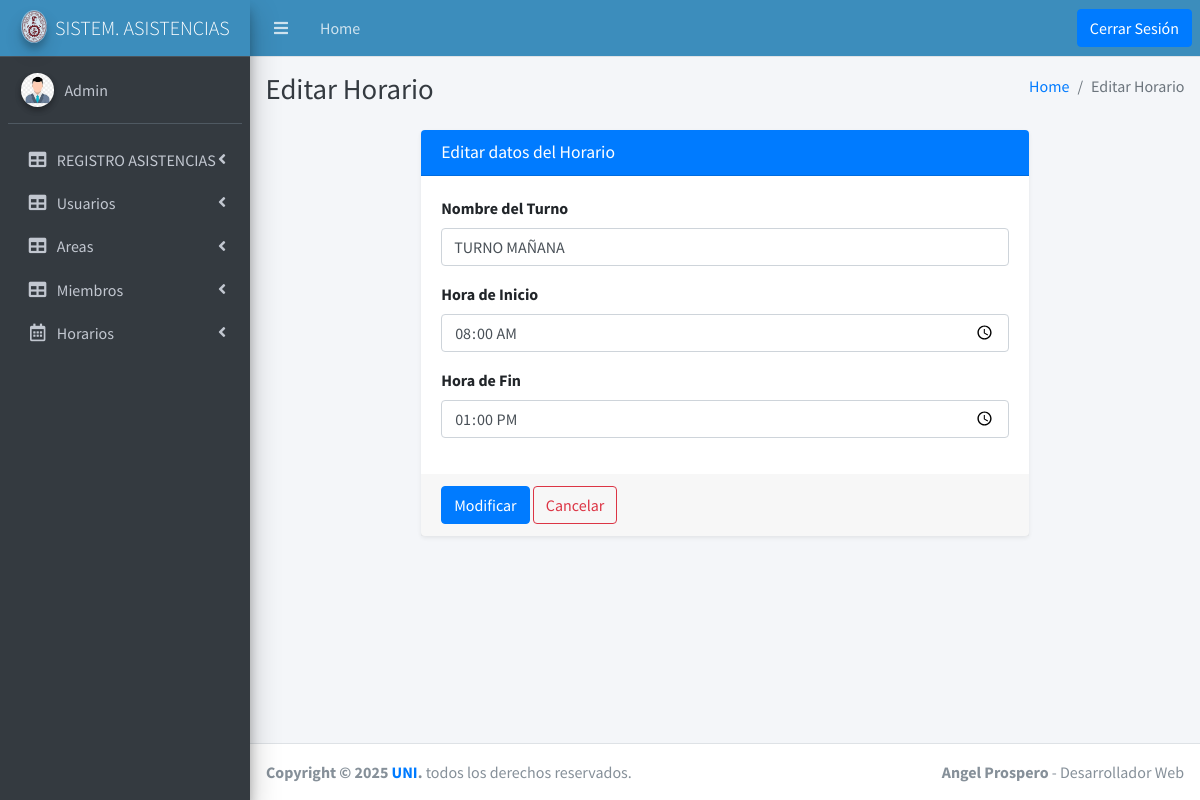
The page /edit_horario.php?id=1 (signed in) on the database its author committed.
### tables this page shows
CREATE TABLE TURNO (
  id_turno INT(11) NOT NULL AUTO_INCREMENT,
  nombre VARCHAR(100) DEFAULT NULL,
  hora_inicio TIME,
  hora_fin TIME,
  PRIMARY KEY (id_turno)
);

### edit_horario.php (the view, shortened to what this page needs)
<?php include './header.php'; ?>
<?php
$id = $_GET['id'];
$sql = "SELECT * FROM TURNO WHERE id_turno='$id'";
$result = mysqli_query($cn, $sql);
$turno = mysqli_fetch_array($result);
?>
<div class="content-wrapper">
    <div class="content-header">
        <div class="container-fluid">
            <div class="row mb-2">
                <div class="col-sm-6">
                    <h1 class="m-0 text-dark">Editar Horario</h1>
                </div>
                <div class="col-sm-6">
                    <ol class="breadcrumb float-sm-right">
                        <li class="breadcrumb-item"><a href="#">Home</a></li>
                        <li class="breadcrumb-item active">Editar Horario</li>
                    </ol>
                </div>
            </div>
        </div>
    </div>
    <div class="content">
        <div class="container-fluid">
            <div class="row justify-content-center">
                <div class="col-md-8">
                    <div class="card shadow-sm">
                        <div class="card-header bg-primary text-white">
                            <h3 class="card-title">Editar datos del Horario</h3>
                        </div>
                        <form role="form" method="GET" action="" onsubmit="return validarFormulario()">
                            <div class="card-body">
                                <div class="form-group">
                                    <label for="nombre">Nombre del Turno</label>
                                    <input type="text" name="nombre" class="form-control" id="nombre" placeholder="Ingresar nombre del turno" value="<?php echo $turno['nombre'] ?>" required>
                                </div>
                                <div class="form-group">
                                    <label for="hora_inicio">Hora de Inicio</label>
                                    <input type="time" class="form-control" name="hora_inicio" id="hora_inicio" value="<?php echo $turno['hora_inicio'] ?>" required>
                                </div>
                                <div class="form-group">
                                    <label for="hora_fin">Hora de Fin</label>
                                    <input type="time" class="form-control" name="hora_fin" id="hora_fin" value="<?php echo $turno['hora_fin'] ?>" required>
                                </div>
                            </div>
                            <div class="card-footer">
                                <button type="submit" name="modificar" class="btn btn-primary">Modificar</button>
                                <a href="horario.php" class="btn btn-outline-danger">Cancelar</a>
                            </div>
                        </form>
                    </div>
                </div>
            </div>
        </div>
    </div>
</div>
<?php include './footer.php'; ?>

### rows shown on the page
turno: nombre "TURNO MAÑANA", hora_inicio "08:00:00", hora_fin "13:00:00"

### other values the page prints
$tipo_usuario "Admin"
